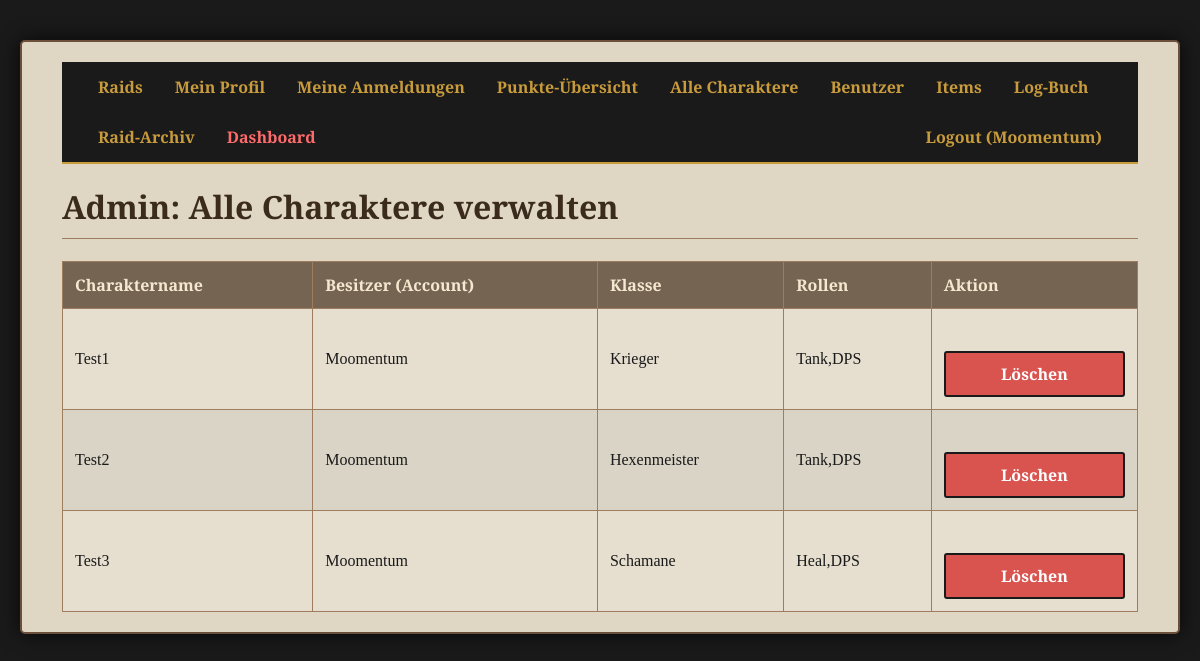
Screenshot of /admin/charaktere (signed in) with the database file from the repository.
### tables this page shows
CREATE TABLE users (id INTEGER PRIMARY KEY AUTOINCREMENT, username TEXT NOT NULL UNIQUE, password_hash TEXT NOT NULL, role TEXT NOT NULL DEFAULT 'member');

CREATE TABLE charaktere (id INTEGER PRIMARY KEY AUTOINCREMENT, user_id INTEGER NOT NULL, charakter_name TEXT NOT NULL UNIQUE, klasse TEXT NOT NULL, rollen TEXT NOT NULL, FOREIGN KEY (user_id) REFERENCES users (id) ON DELETE CASCADE);

### app.py (the view)
@app.route('/admin/charaktere')
@login_required
@admin_required
def admin_charakter_liste():
    conn = get_db_connection(); charaktere = conn.execute('SELECT c.*, u.username FROM charaktere c JOIN users u ON c.user_id = u.id ORDER BY c.charakter_name').fetchall(); conn.close()
    return render_template('admin_charakter_liste.html', spieler_liste=charaktere)

### app.py (called while the page is built)
@login_manager.user_loader
def load_user(user_id):
    conn = get_db_connection(); user_data = conn.execute('SELECT * FROM users WHERE id = ?', (user_id,)).fetchone(); conn.close()
    return User(id=user_data['id'], username=user_data['username'], role=user_data['role']) if user_data else None

def admin_required(f):
    @wraps(f)
    def decorated_function(*args, **kwargs):
        if not current_user.is_authenticated or current_user.role != 'admin':
            flash('Für diese Aktion sind Admin-Rechte erforderlich.', 'error'); return redirect(url_for('raid_liste'))
        return f(*args, **kwargs)
    return decorated_function

def get_db_connection():
    conn = sqlite3.connect('loot_system.db'); conn.execute("PRAGMA foreign_keys = ON"); conn.row_factory = sqlite3.Row
    return conn

### templates/admin_charakter_liste.html (shortened to what this page needs)
{% extends "base.html" %}
{% block content %}
    <h1>Admin: Alle Charaktere verwalten</h1>
    <table>
        <thead>
            <tr>
                <th>Charaktername</th>
                <th>Besitzer (Account)</th>
                <th>Klasse</th>
                <th>Rollen</th>
                <th>Aktion</th>
            </tr>
        </thead>
        <tbody>
            {% for spieler in spieler_liste %}
            <tr>
                <td>{{ spieler['charakter_name'] }}</td>
                <td>{{ spieler['username'] }}</td>
                <td>{{ spieler['klasse'] }}</td>
                <td>{{ spieler['rollen'] }}</td>
                <td>
                    <form action="{{ url_for('admin_charakter_loeschen', charakter_id=spieler['id']) }}" method="post" onsubmit="return confirm('Charakter von {{ spieler['username'] }} wirklich löschen?');">
                        <button type="submit" style="background-color: #d9534f;">Löschen</button>
                    </form>
                </td>
            </tr>
            {% endfor %}
        </tbody>
    </table>
{% endblock %}

### templates/base.html (shortened to what this page needs)
<!DOCTYPE html>
<html lang="de">
<head>
    <link rel="stylesheet" href="{{ url_for('static', filename='css/style.css') }}">
</head>
<body>
    <div class="container">
        <nav class="navbar">
            <a href="{{ url_for('raid_liste') }}">Raids</a>
            {% if current_user.is_authenticated %}
                <a href="{{ url_for('profil') }}">Mein Profil</a>
                <a href="{{ url_for('meine_anmeldungen') }}">Meine Anmeldungen</a>
                <a href="{{ url_for('punkte_uebersicht') }}">Punkte-Übersicht</a>
                {% if current_user.role == 'admin' %}
                    <a href="{{ url_for('admin_charakter_liste') }}">Alle Charaktere</a>
                    <a href="{{ url_for('admin_user_liste') }}">Benutzer</a>
                    <a href="{{ url_for('item_liste') }}">Items</a>
                    <a href="{{ url_for('log_liste') }}">Log-Buch</a>
                    <a href="{{ url_for('archiv_liste') }}">Raid-Archiv</a>
                    <a href="{{ url_for('dashboard') }}" style="color: #ff6b6b;">Dashboard</a>
                {% endif %}
                <a href="{{ url_for('logout') }}" style="float: right;">Logout ({{ current_user.username }})</a>
            {% else %}
                <a href="{{ url_for('login') }}" style="float: right;">Login</a>
                <a href="{{ url_for('register') }}" style="float: right;">Registrieren</a>
            {% endif %}
        </nav>
        <div class="content">
            {% block content %}{% endblock %}
        </div>
    </div>
</body>
</html>

### static/css/style.css (style rules this page uses)
body { background-image: url('https://upload.wikimedia.org/wikipedia/commons/b/b8/Classic_Stranglethorn_Vale.jpeg'); background-color: #1a1a1a; background-size: cover; background-attachment: fixed; background-position: center; font-family: 'Cinzel', serif; color: #1a1a1a; margin: 0; padding: 20px; }
.container { max-width: 1200px; margin: 20px auto; padding: 20px 40px; background-color: rgba(245, 235, 215, 0.9); border: 2px solid #6b4f3a; border-radius: 5px; box-shadow: 0 0 20px rgba(0,0,0,0.75); }
.navbar { background-color: #1a1a1a; border-bottom: 2px solid #c89b3c; overflow: hidden; padding: 0 20px; }
.navbar a { float: left; display: block; color: #c89b3c; text-align: center; padding: 14px 16px; text-decoration: none; font-weight: 700; transition: all 0.3s ease; }
h1, h2 { color: #3b2b1d; border-bottom: 1px solid #9e7c5e; padding-bottom: 10px; font-weight: 700; }
table { border-collapse: collapse; width: 100%; margin-top: 20px; background-color: rgba(255, 255, 255, 0.2); }
th, td { border: 1px solid #9e7c5e; text-align: left; padding: 12px; }
th { background-color: rgba(91, 70, 52, 0.8); color: #f5e8d0; font-weight: 700; }
tr:nth-child(even) { background-color: rgba(0, 0, 0, 0.05); }
form { display: flex; flex-direction: column; max-width: 500px; margin-top: 20px; }
.button, button { display: inline-block; background-color: #3b2b1d; color: #FFFFFF; padding: 10px 15px; margin-top: 10px; text-decoration: none; border: 2px solid #1a1a1a; border-radius: 3px; font-family: 'Cinzel', serif; font-weight: 700; font-size: 16px; cursor: pointer; text-align: center; transition: all 0.2s ease-in-out; }

### rows the page displays
users: username "Moomentum"
charaktere: charakter_name "Test1", username "Moomentum", klasse "Krieger", rollen "Tank,DPS"
charaktere: charakter_name "Test2", username "Moomentum", klasse "Hexenmeister", rollen "Tank,DPS"
charaktere: charakter_name "Test3", username "Moomentum", klasse "Schamane", rollen "Heal,DPS"
